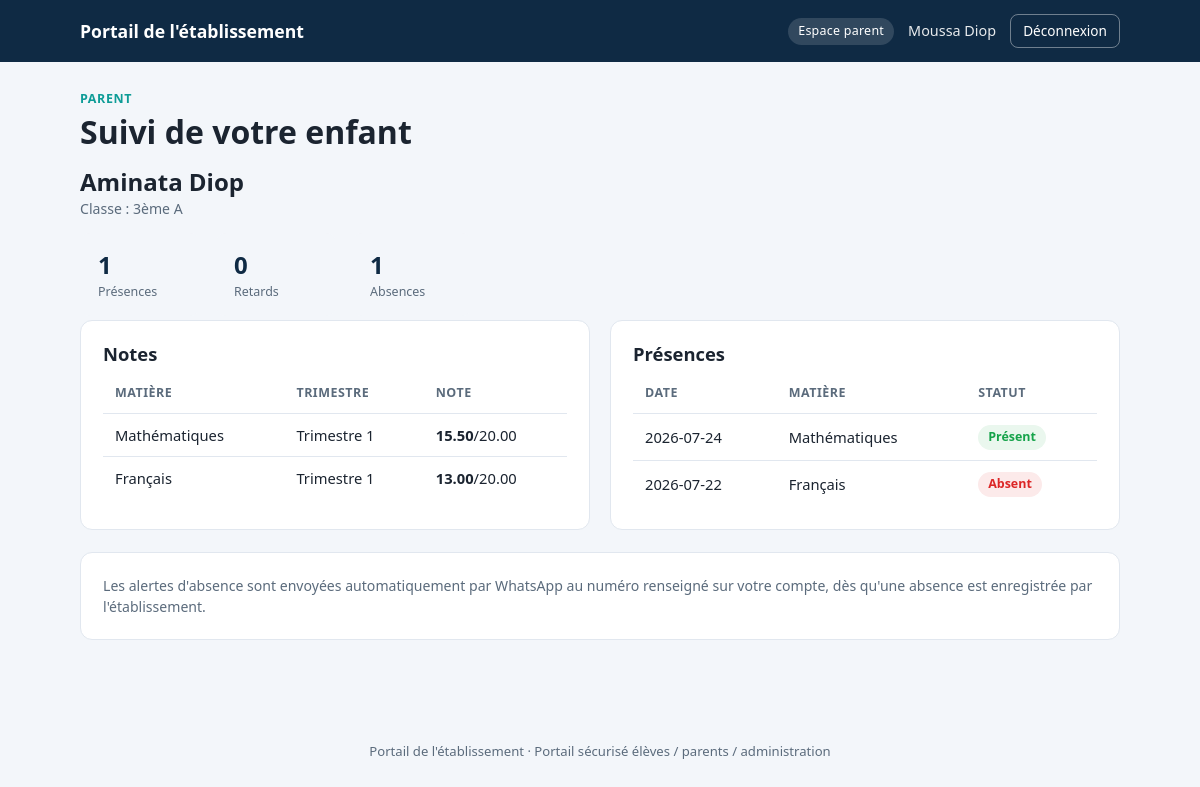
Page /parent/dashboard.php (signed in) on the committed database.
### tables this page shows
CREATE TABLE IF NOT EXISTS students (
  id         INT AUTO_INCREMENT PRIMARY KEY,
  user_id    INT NOT NULL UNIQUE,
  classe     VARCHAR(50) NOT NULL,
  matricule  VARCHAR(30) UNIQUE,
  FOREIGN KEY (user_id) REFERENCES users(id) ON DELETE CASCADE
);

CREATE TABLE IF NOT EXISTS users (
  id             INT AUTO_INCREMENT PRIMARY KEY,
  role           ENUM('staff','parent','student') NOT NULL,
  full_name      VARCHAR(150) NOT NULL,
  username       VARCHAR(50)  NOT NULL UNIQUE,
  password_hash  VARCHAR(255) NOT NULL,
  phone_whatsapp VARCHAR(20)  DEFAULT NULL COMMENT 'Format international, ex: 221785698458',
  email          VARCHAR(150) DEFAULT NULL,
  is_active      TINYINT(1)   NOT NULL DEFAULT 1,
  created_at     DATETIME     NOT NULL DEFAULT CURRENT_TIMESTAMP
);

CREATE TABLE IF NOT EXISTS notes (
  id           INT AUTO_INCREMENT PRIMARY KEY,
  student_id   INT NOT NULL,
  matiere      VARCHAR(80) NOT NULL,
  trimestre    VARCHAR(20) NOT NULL,
  valeur       DECIMAL(4,2) NOT NULL,
  bareme       DECIMAL(4,2) NOT NULL DEFAULT 20.00,
  commentaire  VARCHAR(255) DEFAULT NULL,
  entered_by   INT NOT NULL,
  created_at   DATETIME NOT NULL DEFAULT CURRENT_TIMESTAMP,
  notified_at  DATETIME DEFAULT NULL,
  FOREIGN KEY (student_id) REFERENCES students(id) ON DELETE CASCADE,
  FOREIGN KEY (entered_by) REFERENCES users(id)
);

CREATE TABLE IF NOT EXISTS presences (
  id           INT AUTO_INCREMENT PRIMARY KEY,
  student_id   INT NOT NULL,
  date_cours   DATE NOT NULL,
  matiere      VARCHAR(80) DEFAULT NULL,
  statut       ENUM('present','absent','retard') NOT NULL,
  motif        VARCHAR(255) DEFAULT NULL,
  recorded_by  INT NOT NULL,
  created_at   DATETIME NOT NULL DEFAULT CURRENT_TIMESTAMP,
  notified_at  DATETIME DEFAULT NULL,
  FOREIGN KEY (student_id) REFERENCES students(id) ON DELETE CASCADE,
  FOREIGN KEY (recorded_by) REFERENCES users(id)
);

### includes/helpers.php (called while the page is built, shortened)
<?php
function e(?string $value): string
{
    return htmlspecialchars((string)$value, ENT_QUOTES, 'UTF-8');
}

### includes/auth.php (called while the page is built, shortened)
<?php
function current_user(): ?array
{
    return $_SESSION['user'] ?? null;
}
function require_login(): array
{
    $u = current_user();
    return $u;
}
function require_role(string $role): array
{
    $u = require_login();
    return $u;
}

### parent/dashboard.php (the view, shortened to what this page needs)
<?php
require_once __DIR__ . '/../includes/auth.php';
require_once __DIR__ . '/../includes/helpers.php';
$user = require_role('parent');
$pdo = get_pdo();
$stmt = $pdo->prepare(
    'SELECT s.id, u.full_name, s.classe FROM parent_student ps
     JOIN students s ON s.id = ps.student_id
     JOIN users u ON u.id = s.user_id
     WHERE ps.parent_user_id = ?
     ORDER BY u.full_name'
);
$stmt->execute([$user['id']]);
$children = $stmt->fetchAll();
$selected_id = isset($_GET['enfant']) ? (int)$_GET['enfant'] : ($children[0]['id'] ?? null);
$selected = null;
foreach ($children as $c) {
    if ((int)$c['id'] === $selected_id) { $selected = $c; break; }
}
$notes = [];
$presences = [];
$stats = ['present' => 0, 'absent' => 0, 'retard' => 0];
if ($selected) {
    $stmt = $pdo->prepare('SELECT matiere, trimestre, valeur, bareme, commentaire FROM notes WHERE student_id = ? ORDER BY created_at DESC');
    $stmt->execute([$selected['id']]);
    $notes = $stmt->fetchAll();
    $stmt = $pdo->prepare('SELECT date_cours, matiere, statut, motif FROM presences WHERE student_id = ? ORDER BY date_cours DESC LIMIT 30');
    $stmt->execute([$selected['id']]);
    $presences = $stmt->fetchAll();
    $stmt = $pdo->prepare('SELECT statut, COUNT(*) c FROM presences WHERE student_id = ? GROUP BY statut');
    $stmt->execute([$selected['id']]);
    foreach ($stmt->fetchAll() as $row) {
        $stats[$row['statut']] = (int)$row['c'];
    }
}
require __DIR__ . '/../includes/layout_start.php';
?>
<div class="section-label">Parent</div>
<h1>Suivi de votre enfant</h1>
<?php if (!$children): ?>
  <div class="card"><p class="muted">Aucun enfant n'est encore associé à ce compte. Contactez l'administration de l'établissement.</p></div>
<?php else: ?>
  <h2 style="margin-bottom:2px"><?= e($selected['full_name']) ?></h2>
  <p class="muted" style="margin-top:0">Classe : <?= e($selected['classe']) ?></p>
  <div class="stat-row">
    <div class="stat"><div class="n"><?= (int)$stats['present'] ?></div><div class="l">Présences</div></div>
    <div class="stat"><div class="n"><?= (int)$stats['retard'] ?></div><div class="l">Retards</div></div>
    <div class="stat"><div class="n"><?= (int)$stats['absent'] ?></div><div class="l">Absences</div></div>
  </div>
  <div class="grid-2">
    <div class="card">
      <h2>Notes</h2>
      <?php if (!$notes): ?>
        <p class="muted">Aucune note enregistrée pour le moment.</p>
      <?php else: ?>
        <table>
          <thead><tr><th>Matière</th><th>Trimestre</th><th>Note</th></tr></thead>
          <tbody>
            <?php foreach ($notes as $n): ?>
              <tr>
                <td><?= e($n['matiere']) ?></td>
                <td><?= e($n['trimestre']) ?></td>
                <td><strong><?= e($n['valeur']) ?></strong>/<?= e($n['bareme']) ?></td>
              </tr>
            <?php endforeach; ?>
          </tbody>
        </table>
      <?php endif; ?>
    </div>
    <div class="card">
      <h2>Présences</h2>
      <?php if (!$presences): ?>
        <p class="muted">Aucun enregistrement pour le moment.</p>
      <?php else: ?>
        <table>
          <thead><tr><th>Date</th><th>Matière</th><th>Statut</th></tr></thead>
          <tbody>
            <?php foreach ($presences as $p):
              $badgeClass = ['present' => 'badge--present', 'retard' => 'badge--retard', 'absent' => 'badge--absent'][$p['statut']];
              $label = ['present' => 'Présent', 'retard' => 'Retard', 'absent' => 'Absent'][$p['statut']];
            ?>
              <tr>
                <td><?= e($p['date_cours']) ?></td>
                <td><?= e($p['matiere'] ?? '—') ?></td>
                <td><span class="badge <?= $badgeClass ?>"><?= $label ?></span></td>
              </tr>
            <?php endforeach; ?>
          </tbody>
        </table>
      <?php endif; ?>
    </div>
  </div>
  <div class="card">
    <p class="muted" style="margin:0">
      Les alertes d'absence sont envoyées automatiquement par WhatsApp au numéro
      renseigné sur votre compte, dès qu'une absence est enregistrée par l'établissement.
    </p>
  </div>
<?php endif; ?>
<?php require __DIR__ . '/../includes/layout_end.php'; ?>

### includes/layout_start.php (shortened to what this page needs)
<?php
$role_labels = ['staff' => 'Administration', 'parent' => 'Espace parent', 'student' => 'Espace élève'];
?>
<!DOCTYPE html>
<html lang="fr">
<head>
<link rel="stylesheet" href="/assets/style.css">
</head>
<body>
<header class="topbar">
  <div class="topbar__inner">
    <span class="topbar__brand"><?= e(APP_NAME) ?></span>
    <?php if (!empty($user)): ?>
      <nav class="topbar__nav">
        <span class="topbar__role"><?= e($role_labels[$user['role']] ?? '') ?></span>
        <span class="topbar__user"><?= e($user['full_name']) ?></span>
        <a class="topbar__logout" href="/logout.php">Déconnexion</a>
      </nav>
    <?php endif; ?>
  </div>
</header>
<main class="page">

### includes/layout_end.php
</main>
<footer class="footer">
  <span><?= e(APP_NAME) ?> · Portail sécurisé élèves / parents / administration</span>
</footer>
</body>
</html>

### assets/style.css (style rules this page uses)
:root { --navy:#0F2A44; --navy-light:#173A5E; --blue:#2563EB; --teal:#0E9C97; --bg:#F3F6FA; --card:#FFFFFF; --ink:#1B2430; --muted:#5B6B7C; --line:#E1E7EF; --success:#16A34A; --success-bg:#EAF7EE; --warning:#D97706; --warning-bg:#FDF3E4; --danger:#DC2626; --danger-bg:#FCEAEA; --radius:12px; }
*,*::before,*::after { box-sizing:border-box; }
body { margin:0; background:var(--bg); color:var(--ink); font-family:system-ui,-apple-system,"Segoe UI",Roboto,Helvetica,Arial,sans-serif; line-height:1.5; }
a { color:var(--blue); }
h1,h2,h3 { margin:0 0 .5em;line-height:1.2; }
.page { max-width:1080px;margin:0 auto;padding:28px 20px 60px; }
.topbar { background:var(--navy);color:#fff; }
.topbar__inner { max-width:1080px;margin:0 auto;padding:14px 20px; display:flex;align-items:center;justify-content:space-between;flex-wrap:wrap;gap:10px; }
.topbar__brand { font-weight:700;font-size:1.1rem; }
.topbar__nav { display:flex;align-items:center;gap:14px;font-size:.9rem;flex-wrap:wrap; }
.topbar__role { background:rgba(255,255,255,.14);padding:4px 10px;border-radius:999px;font-size:.78rem;letter-spacing:.02em; }
.topbar__user { opacity:.9; }
.topbar__logout { color:#fff;text-decoration:none;border:1px solid rgba(255,255,255,.4);padding:6px 12px;border-radius:8px;font-size:.85rem; }
.card { background:var(--card);border:1px solid var(--line);border-radius:var(--radius); padding:22px 22px;margin-bottom:22px; }
.card h2 { font-size:1.15rem; }
.card + .card { margin-top:0; }
.grid-2 { display:grid;grid-template-columns:1fr;gap:20px; }
@media (min-width:820px) { .grid-2 { grid-template-columns:1fr 1fr; } }
table { width:100%;border-collapse:collapse;font-size:.92rem; }
th,td { text-align:left;padding:10px 12px;border-bottom:1px solid var(--line); }
th { color:var(--muted);font-weight:600;font-size:.78rem;text-transform:uppercase;letter-spacing:.04em; }
tr:last-child td { border-bottom:none; }
.badge { display:inline-block;padding:3px 10px;border-radius:999px;font-size:.78rem;font-weight:600; }
.badge--present { background:var(--success-bg);color:var(--success); }
.badge--absent { background:var(--danger-bg);color:var(--danger); }
.muted { color:var(--muted);font-size:.88rem; }
.section-label { font-size:.78rem;text-transform:uppercase;letter-spacing:.05em;color:var(--teal);font-weight:700;margin-bottom:4px; }
.stat-row { display:flex;gap:16px;flex-wrap:wrap;margin:14px 0 4px; }
.stat { background:var(--bg);border-radius:10px;padding:14px 18px;min-width:120px; }
.stat .n { font-size:1.5rem;font-weight:700;color:var(--navy); }
.stat .l { font-size:.78rem;color:var(--muted); }
.footer { text-align:center;color:var(--muted);font-size:.82rem;padding:20px; }

### rows in the picture
students: user.full_name "Aminata Diop", classe "3ème A"
notes: matiere "Mathématiques", trimestre "Trimestre 1", valeur "15.50", bareme "20.00"
notes: matiere "Français", trimestre "Trimestre 1", valeur "13.00", bareme "20.00"
presences: date_cours "2026-07-24", matiere "Mathématiques", statut "Présent"
presences: date_cours "2026-07-22", matiere "Français", statut "Absent"

### other values in the picture
APP_NAME "Portail de l'établissement"
$role_labels[$user['role']] "Espace parent"
$user['full_name'] "Moussa Diop"
$stats['present'] "1"
$stats['retard'] "0"
$stats['absent'] "1"
